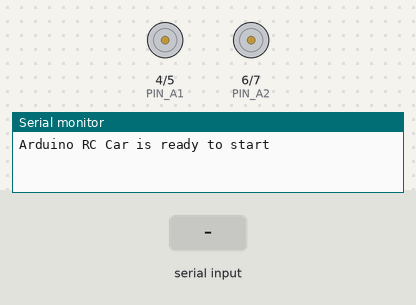
A sketch run on a simulated Arduino Uno, built with avr-gcc and run on an emulated ATmega328P. Shown: motor-driver pin pairs drawn as motors (green arrow = first pin HIGH = forward, orange = second pin HIGH = backward, longer = more drive), the last lines printed to the serial monitor. The inputs (shaded band) are chosen by the test bench.

Above: at 1.2 s.
1.3 s: "4" received over Serial
At 1.8 s:
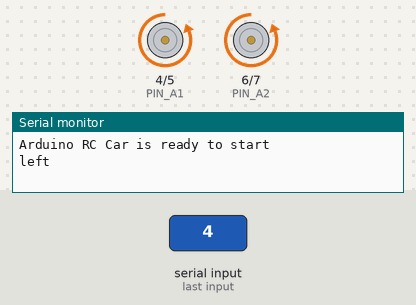
2.8 s: "6" received over Serial
At 4.0 s:
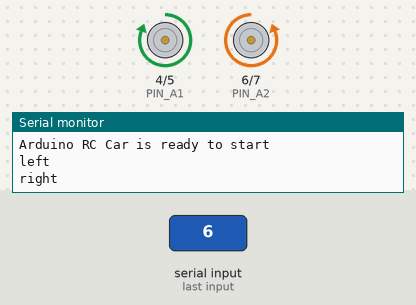
4.3 s: "8" received over Serial
At 5.2 s:
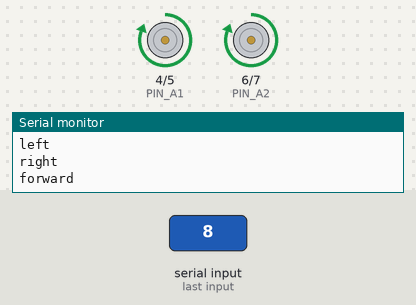
Timing chart, 0 to 7.3 s (numbered marks = the images above; inputs shaded):
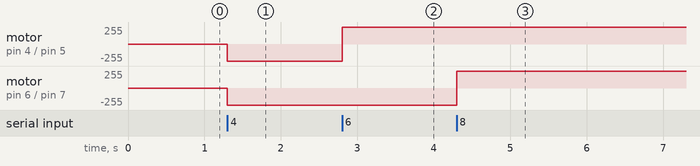

The sketch:

wheel_test.ino
```cpp
#define PIN_A1 4//left wheel
#define PIN_B1 5//left wheel
#define PIN_A2 6//right wheel
#define PIN_B2 7//right wheel

char val;


void setup() {
  // put your setup code here, to run once:
  Serial.begin(9600);
  pinMode(PIN_A1,OUTPUT);
  pinMode(PIN_A2,OUTPUT);
  pinMode(PIN_B1,OUTPUT);
  pinMode(PIN_B2,OUTPUT);
  Serial.println("Arduino RC Car is ready to start");
}

void loop() {
  // put your main code here, to run repeatedly:
  while(Serial.available()){
    val=Serial.read();
    if(val=='4'){//left
      Serial.println("left");
      left();
    }
    else if(val=='6') {//right
      Serial.println("right");
      right();
    }
    else if(val=='8'){//forward
      Serial.println("forward");
      forward();
    }
    else if(val=='2'){//backward
      Serial.println("forward");
      forward();
    }
    else if(val=='0'){//stop
      Serial.println("stop");
      stop();
    }

  }

}

void forward(){
  digitalWrite(PIN_A1,HIGH);
  digitalWrite(PIN_B1,LOW);
  digitalWrite(PIN_A2,HIGH);
  digitalWrite(PIN_B2,LOW);
}

void backward() {
  digitalWrite(PIN_A1,LOW);
  digitalWrite(PIN_B1,HIGH);
  digitalWrite(PIN_A2,LOW);
  digitalWrite(PIN_B2,HIGH);
}

void left(){
  digitalWrite(PIN_A1,LOW);
  digitalWrite(PIN_B1,HIGH);
  digitalWrite(PIN_A2,LOW);
  digitalWrite(PIN_B2,HIGH);
}

void right(){
  digitalWrite(PIN_A1,HIGH);
  digitalWrite(PIN_B1,LOW);
  digitalWrite(PIN_A2,LOW);
  digitalWrite(PIN_B2,HIGH);
}

void stop(){
  digitalWrite(PIN_A1,LOW);
  digitalWrite(PIN_B1,LOW);
  digitalWrite(PIN_A2,LOW);
  digitalWrite(PIN_B2,LOW);
}
```

Measured:
- after the input at 1.3 s, motor on pin 4 (PIN_A1) / pin 5 (PIN_B1), motor on pin 6 (PIN_A2) / pin 7 (PIN_B2): stopped → backward 255/255 at once
- after the input at 2.8 s, motor on pin 4 (PIN_A1) / pin 5 (PIN_B1): backward 255/255 → forward 255/255 at once
- after the input at 4.3 s, motor on pin 6 (PIN_A2) / pin 7 (PIN_B2): backward 255/255 → forward 255/255 at once
